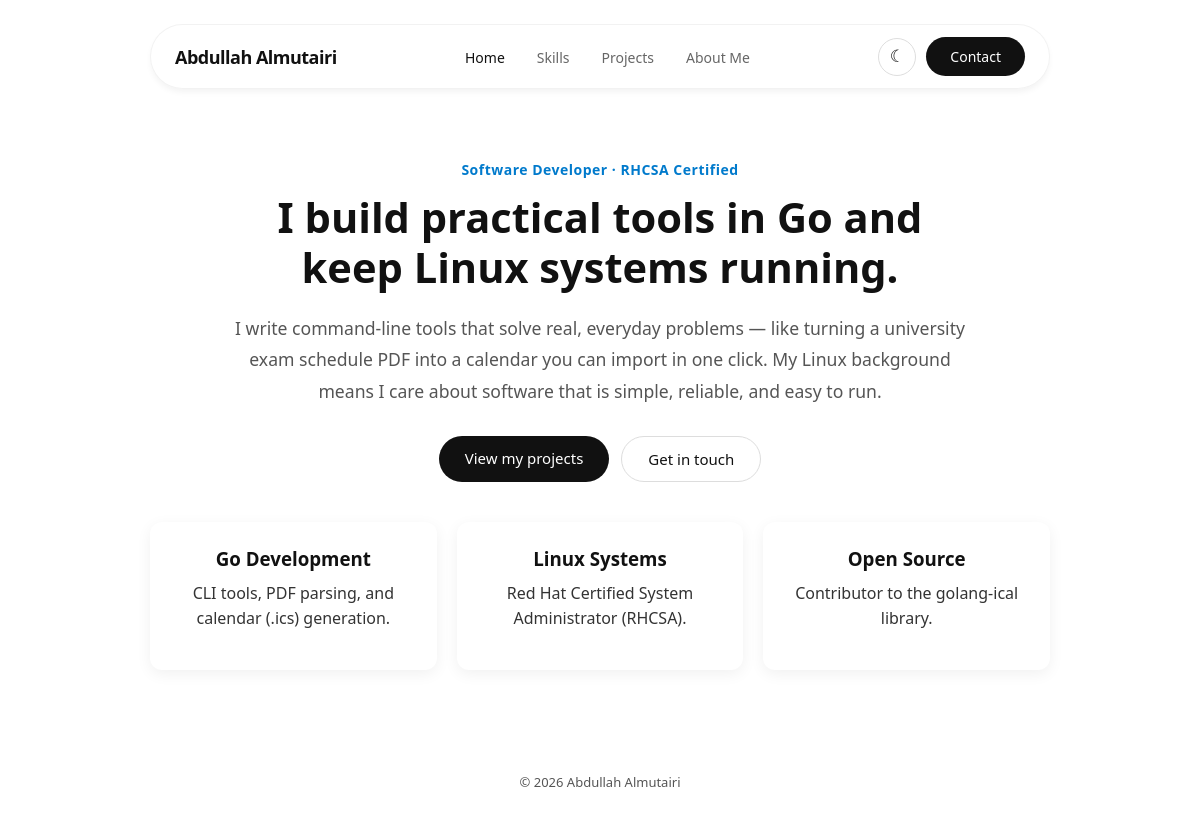
The page / on the database its author committed.
### tables this page shows
CREATE TABLE highlights (
  id          INT AUTO_INCREMENT PRIMARY KEY,
  title       VARCHAR(100) NOT NULL,
  description VARCHAR(255) NOT NULL,
  sort_order  INT DEFAULT 0
);

### db.php (called while the page is built)
<?php
$servername = "localhost";
$username = "root";
$password = "123";
$dbname = "PPW";
try {
  $conn = new PDO("mysql:host=$servername;dbname=$dbname", $username, $password);
$conn->setAttribute(PDO::ATTR_ERRMODE, PDO::ERRMODE_EXCEPTION);
} catch (PDOException $e) {
    exit("Could not connect to the database.");
}
function e($text)
{
    return htmlspecialchars((string) $text, ENT_QUOTES, 'UTF-8');
}
function load_content(PDO $conn)
{
    $rows = $conn->query('SELECT content_key, content FROM site_content')->fetchAll();
    $content = [];
    foreach ($rows as $row) {
        $content[$row['content_key']] = $row['content'];
    }
    return $content;
}
$content = load_content($conn);
?>

### index.php (the view, shortened to what this page needs)
<?php
require 'db.php';
$highlights = $conn->query('SELECT title, description FROM highlights ORDER BY sort_order')->fetchAll();
require 'header.php';
?>
    <section class="hero">
      <p class="hero-tag"><?= e($content['hero_tag'] ?? '') ?></p>
      <h1><?= e($content['hero_title'] ?? '') ?></h1>
      <p class="hero-sub"><?= e($content['hero_text'] ?? '') ?></p>
      <div class="hero-buttons">
        <a href="projects.php" class="btn-primary">View my projects</a>
        <a href="contact.php" class="btn-secondary">Get in touch</a>
      </div>
    </section>
    <section class="highlights">
      <?php foreach ($highlights as $item): ?>
        <div class="card">
          <h3><?= e($item['title']) ?></h3>
          <p><?= e($item['description']) ?></p>
        </div>
      <?php endforeach; ?>
    </section>
<?php require 'footer.php'; ?>

### style.css (style rules this page uses)
:root { --bg: #ffffff; --card-bg: #ffffff; --text: #111111; --text-body: #333333; --text-muted: #555555; --nav-link: #666666; --border: #dddddd; --tag-bg: #f2f2f2; --accent: #007acc; --header-bg: rgba(255, 255, 255, 0.7); --header-border: rgba(0, 0, 0, 0.05); --shadow: 0 4px 15px rgba(0, 0, 0, 0.06); --btn-bg: #111111; --btn-text: #ffffff; --btn-hover: #333333; }
body { margin: 0; font-family: system-ui, -apple-system, sans-serif; background-color: var(--bg); color: var(--text-body); transition: background-color 0.2s ease, color 0.2s ease; }
.card { background-color: var(--card-bg); border-radius: 12px; padding: 24px; box-shadow: var(--shadow); margin-bottom: 20px; }
.grid .card, .highlights .card { margin-bottom: 0; }
.card h3 { margin: 0 0 10px; color: var(--text); }
.card p { color: var(--text-body); line-height: 1.6; margin: 0 0 14px; }
.hero { max-width: 750px; margin: 160px auto 40px; padding: 0 20px; text-align: center; }
.hero-tag { color: var(--accent); font-weight: 600; font-size: 14px; letter-spacing: 0.5px; }
.hero h1 { font-size: 2.6rem; line-height: 1.2; color: var(--text); margin: 10px 0 20px; }
.hero-sub { font-size: 1.1rem; line-height: 1.8; color: var(--text-muted); }
.hero-buttons { display: flex; justify-content: center; gap: 12px; margin-top: 28px; flex-wrap: wrap; }
.highlights { max-width: 900px; margin: 0 auto 60px; padding: 0 20px; display: grid; grid-template-columns: repeat(auto-fit, minmax(220px, 1fr)); gap: 20px; text-align: center; }
.btn-primary, .btn-secondary { font: inherit; font-size: 15px; font-weight: 500; padding: 12px 26px; border-radius: 999px; text-decoration: none; border: none; cursor: pointer; transition: background-color 0.2s ease; }
.btn-primary { background-color: var(--btn-bg); color: var(--btn-text); }
.btn-secondary { background-color: var(--card-bg); color: var(--text); border: 1px solid var(--border); }

### rows shown on the page
highlights: title "Go Development", description "CLI tools, PDF parsing, and calendar (.ics) generation."
highlights: title "Linux Systems", description "Red Hat Certified System Administrator (RHCSA)."
highlights: title "Open Source", description "Contributor to the golang-ical library."

### other values the page prints
$label "Home"
$label "Skills"
$label "Projects"
$label "About Me"
$content['hero_tag'] "Software Developer · RHCSA Certified"
$content['hero_title'] "I build practical tools in Go and keep Linux systems running."
